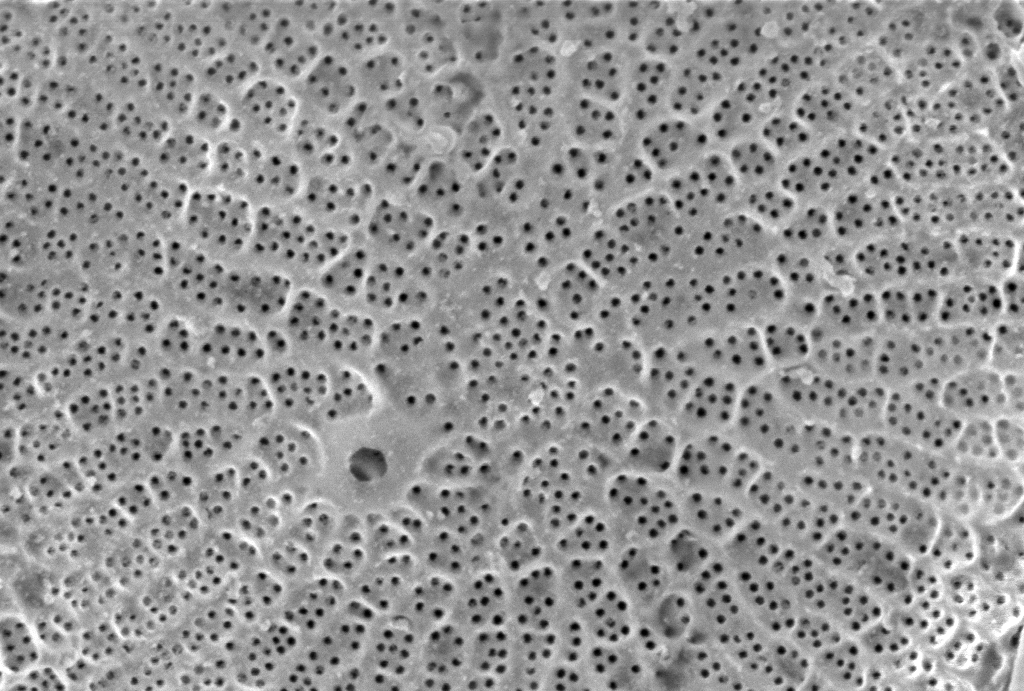
#> input picture work/CNMS/cropped_Wild015.tif, 1024 x 691 px
$ jupyter execute 'Wild015-adaptive w quantize.ipynb'
#> lines starting #> are read from the running program, lines starting #| are printed output that depends on the picture; after the words box and inside, x2 and y2 are one past the last pixel; in counts of white or black regions, pixels touching at a corner belong together
[cell 1]
#ADAPTIVE SKELETON WITH 3 COLORS SEEMS TO WORK BEST

import matplotlib.pyplot as plt
import cv2
img = cv2.imread('cropped_Wild015.tif')
#> img is the input picture: shape (691, 1024, 3); min 0, max 255, mean 148
blur = cv2.blur(img,(15,15))
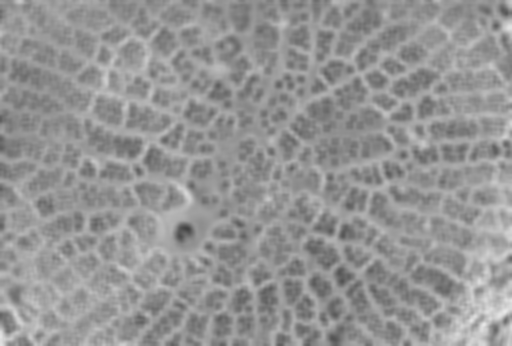
#> blur: shape (691, 1024, 3) (shown at 1/2 size); min 65, max 232, mean 147.9
from matplotlib.colors import LinearSegmentedColormap
cdict2 = {'red':   ((0.0, 0.0, 0.0),
                   (0.1, 1.0, 1.0),
                   (1.0, 1.0, 1.0)),

         'green': ((0.0, 0.0, 0.0),
                   (1.0, 0.0, 0.0)),

        'blue':  ((0.0, 0.0, 0.0),
                   (1.0, 0.0, 0.0))
        }
red2 = LinearSegmentedColormap('Red2', cdict2)
from skimage.filters import threshold_otsu
thotsu=threshold_otsu(blur)
#> thotsu = 147
otsublur = blur[:,:,0]> thotsu
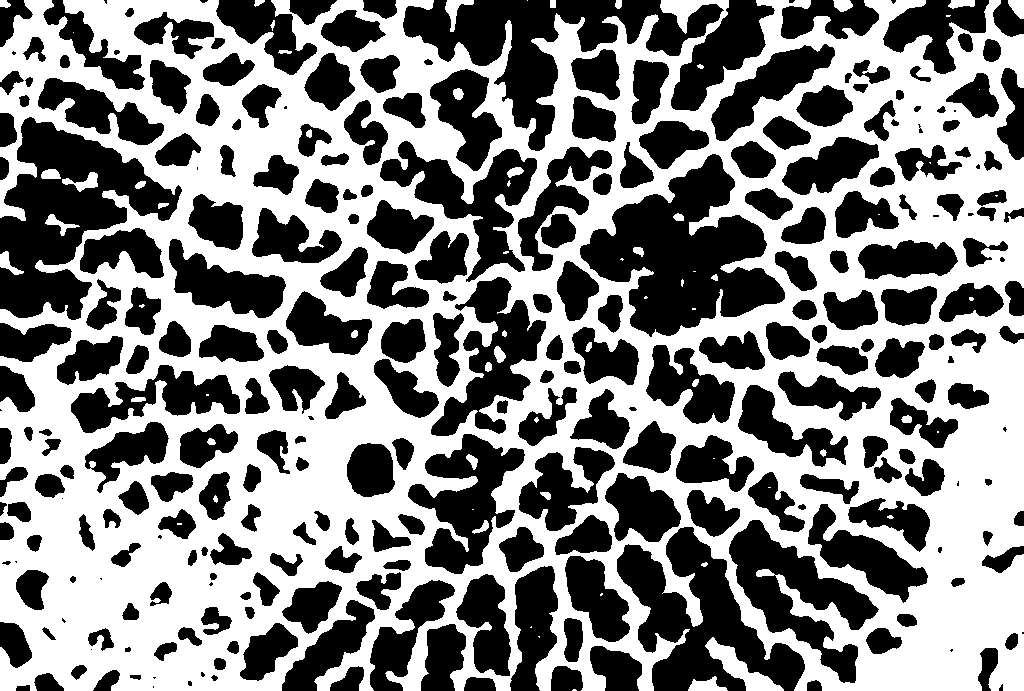
#> otsublur: shape (691, 1024) bool; 51.4% white; 285 black regions (29 under 20 px), largest, box (x1, y1, x2, y2) and area: (580, 154, 785, 337) 19147, (0, 117, 182, 320) 17369, (403, 0, 724, 151) 15653

from skimage.morphology import skeletonize
otsuskeleton = skeletonize(otsublur)
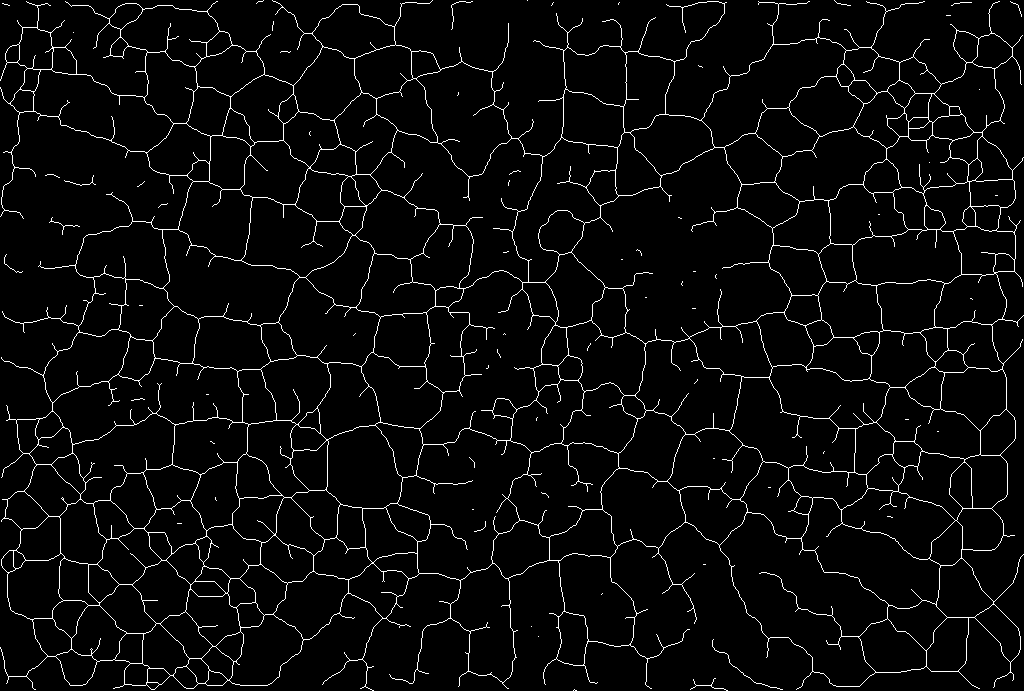
#> otsuskeleton: shape (691, 1024) bool; 4% white in thin lines or dots
imgplot = plt.imshow(img, alpha=0.9)
ax = plt.subplot()
ax.imshow(otsuskeleton, cmap=red2, interpolation='sinc', alpha=.3)

[cell 2]
from PIL import Image
im=Image.open('cropped_Wild015.tif')

[cell 3]
import numpy as np
import cv2 as cv
from matplotlib import pyplot as plt
img = cv.imread('cropped_Wild015.tif',0)
#> img: shape (691, 1024)
plt.hist(img.ravel(),256,[0,256])
plt.show()
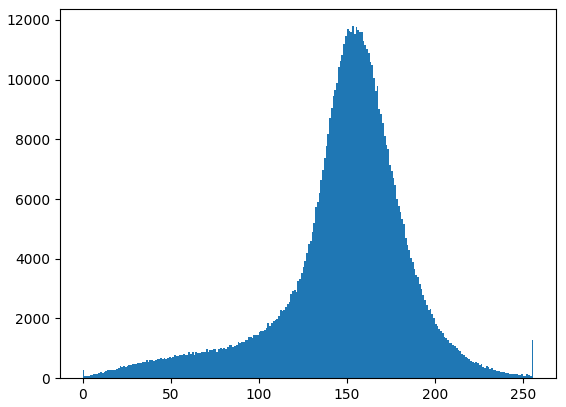
#> figure drawn by matplotlib, 1 panel; tallest bar 11792 high, from x = 153 to 154

np.mean(img)
#> Out = 148

[cell 4]
im.quantize(3,0)

[cell 5]
image=im.quantize(3,0)
image.save('simple_Wild015.tif')
print(image)
#| <PIL.Image.Image image mode=P size=1024x691 at 0x7FA9C1153650>
newimg = cv2.imread('simple_Wild015.tif')
plt.hist(newimg.ravel(),256,[0,255]); plt.show()
#> after `plt.hist(newimg.ravel(), 256, [0, 255])`:
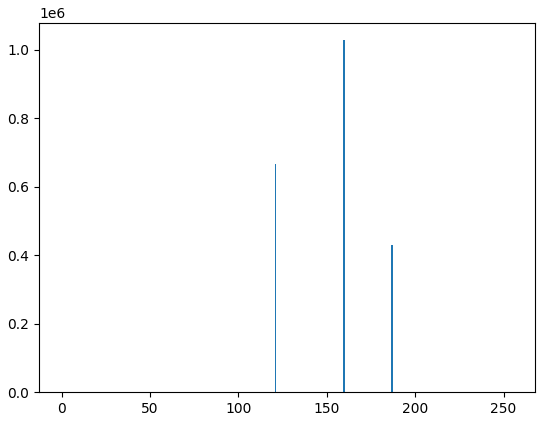
#> figure drawn by matplotlib, 1 panel; tallest bar 1027263 high, from x = 159.4 to 160.4
print(newimg)
#> (printed output is left out)
newnewimg=newimg[:,:,0]

[cell 6]
newimg[np.where(newimg == [183])] = [255]
newimg[np.where(newimg == [120])] = [0]
plt.imshow(newimg, cmap='gray')

[cell 7]
ablur = cv2.blur(newnewimg,(22, 22))
a_mthres = cv2.adaptiveThreshold(ablur,1,cv2.ADAPTIVE_THRESH_MEAN_C,\
            cv2.THRESH_BINARY,51,4)
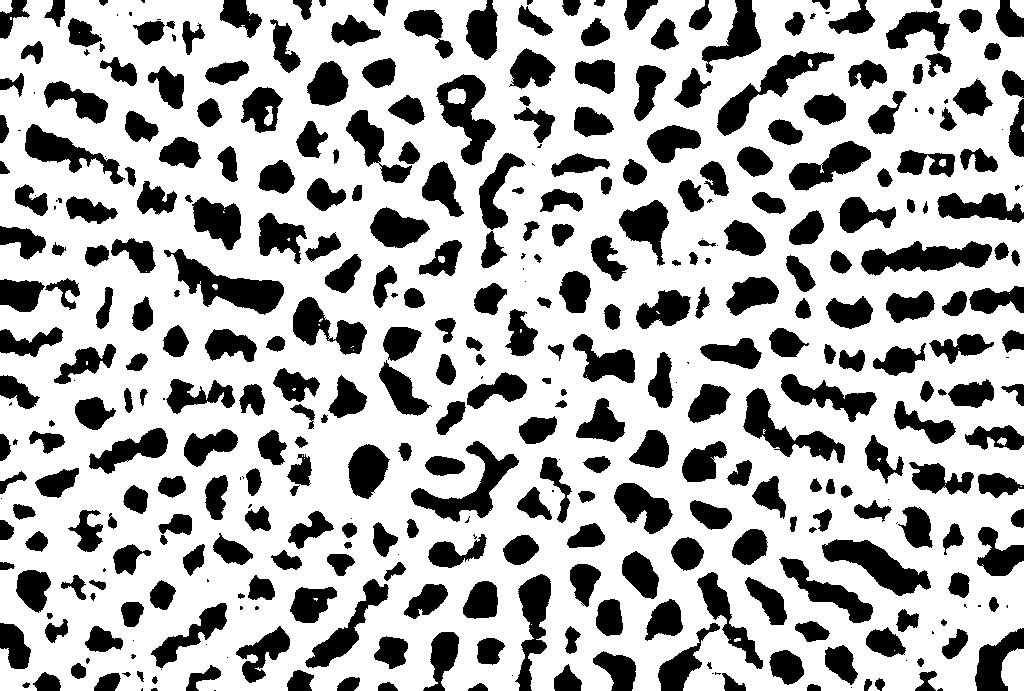
#> a_mthres: shape (691, 1024); values 0 (black) and 1 (white), 69.8% white; 404 black regions (68 under 20 px), largest, box (x1, y1, x2, y2) and area: (164, 249, 284, 315) 3031, (861, 241, 992, 276) 2717, (822, 539, 931, 596) 2670

[cell 8]
#ADAPTIVE SKELETON
from skimage.morphology import skeletonize
adaptiveskeleton = skeletonize(a_mthres)
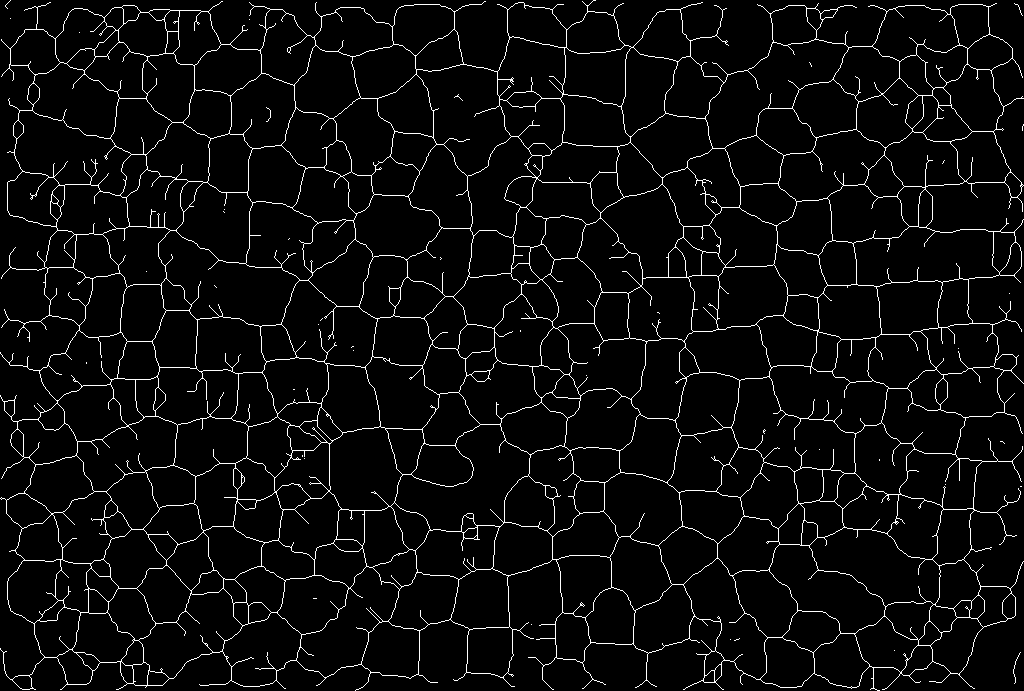
#> adaptiveskeleton: shape (691, 1024) bool; 4.5% white in thin lines or dots
ax = plt.subplot()
ax.imshow(adaptiveskeleton, cmap=red2, interpolation='sinc')

[cell 9]
from skimage.morphology import remove_small_objects
cleanskel=remove_small_objects(adaptiveskeleton, min_size=50, connectivity=3)
#> cleanskel: shape (691, 1024) bool; 4.5% white in thin lines or dots
plot = plt.subplot()
plot.imshow(cleanskel, interpolation='sinc')

[cell 10]
import matplotlib.image as mpimg
img2=mpimg.imread('cropped_Wild015.tif')
imgplot2 = plt.imshow(img2, alpha= .9)

ax2 = plt.subplot()
ax2.imshow(cleanskel, cmap=red2, interpolation='sinc', alpha=0.3)
plt.show()

$ run again, with work/CNMS/cropped_Wild004.tif copied over work/CNMS/cropped_Wild015.tif
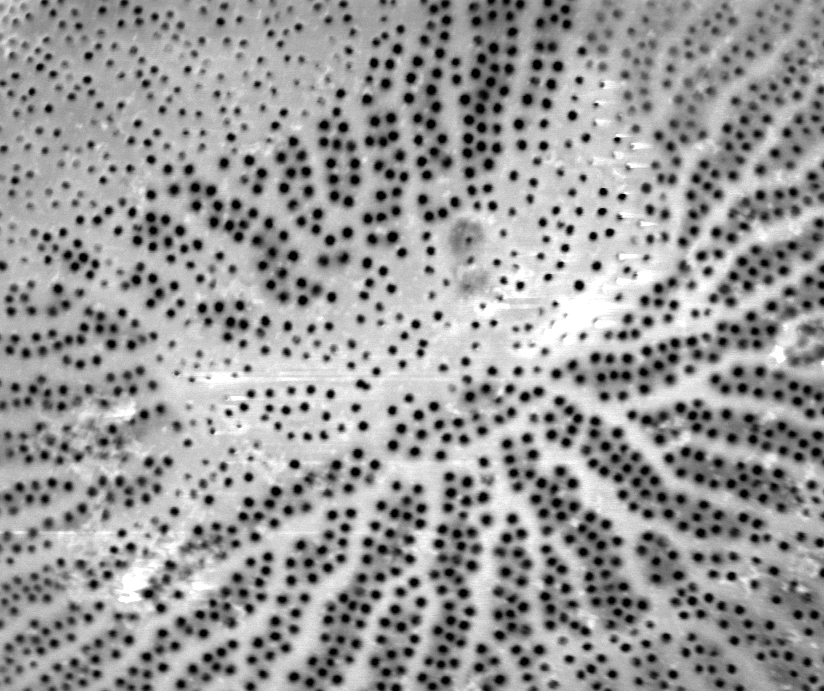
#> input picture work/CNMS/cropped_Wild004.tif, 824 x 691 px
#> img is the input picture: shape (691, 824, 3); min 0, max 255, mean 153.9
#> thotsu = 153
#> `otsublur = blur[:,:,0]> thotsu`:
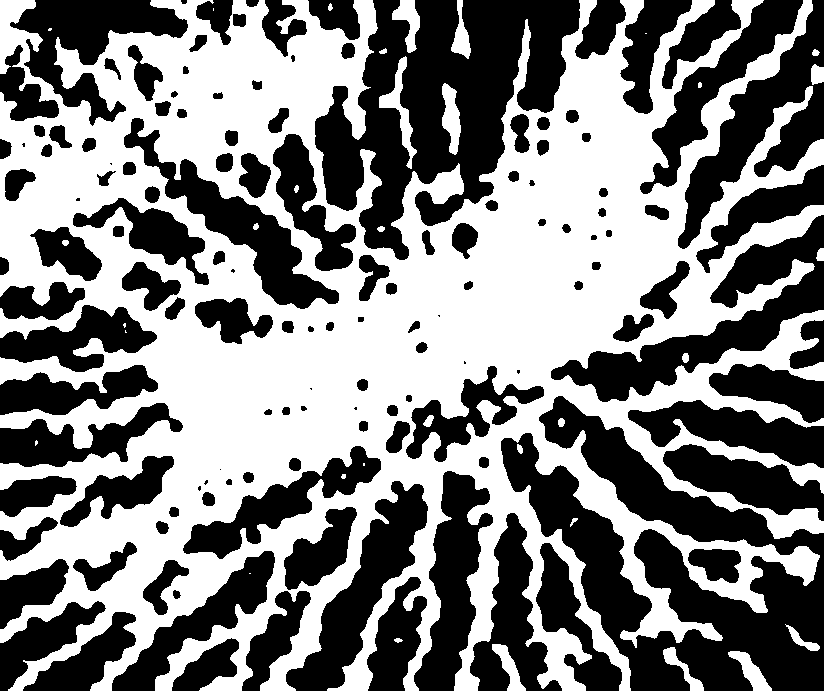
#> otsublur: shape (691, 824) bool; 51% white; 137 black regions (12 under 20 px), largest, box (x1, y1, x2, y2) and area: (501, 396, 824, 691) 39754, (315, 0, 580, 260) 34688, (551, 215, 824, 402) 13486
#> otsuskeleton: shape (691, 824) bool; 3.2% white in thin lines or dots
#> img: shape (691, 824)
#> `np.mean(img)`: Out = 153.9
#| <PIL.Image.Image image mode=P size=824x691 at 0x7FA9C12E2DD0>
#> (printed output is left out)
#> a_mthres: shape (691, 824); values 0 (black) and 1 (white), 60.4% white; 180 black regions (26 under 20 px), largest, box (x1, y1, x2, y2) and area: (501, 439, 648, 634) 7515, (550, 272, 824, 397) 7514, (540, 399, 770, 546) 7445
#> `adaptiveskeleton = skeletonize(a_mthres)`:
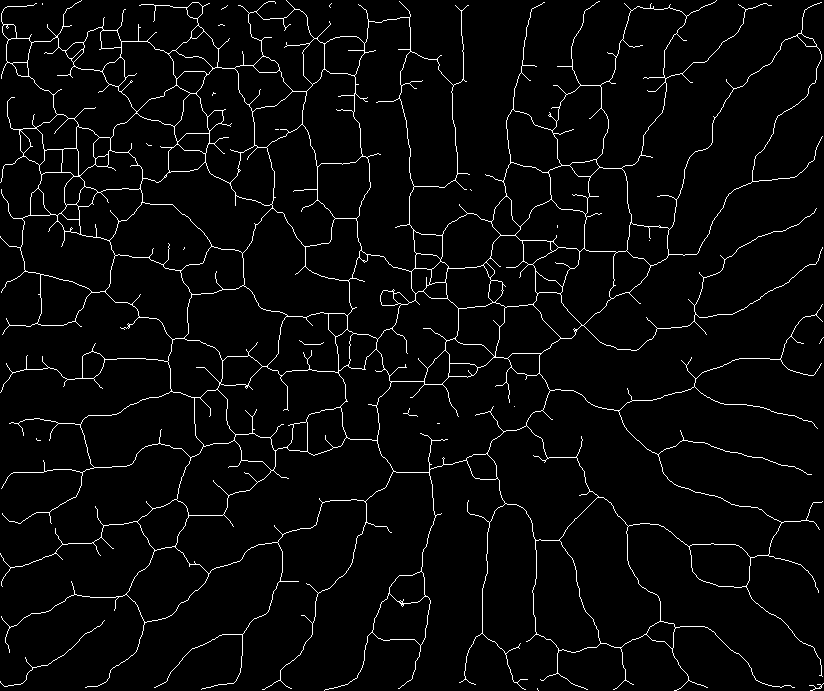
#> adaptiveskeleton: shape (691, 824) bool; 3.5% white in thin lines or dots
#> cleanskel: shape (691, 824) bool; 3.4% white in thin lines or dots

$ run again, with work/CNMS/cropped_Wild006.tif copied over work/CNMS/cropped_Wild015.tif
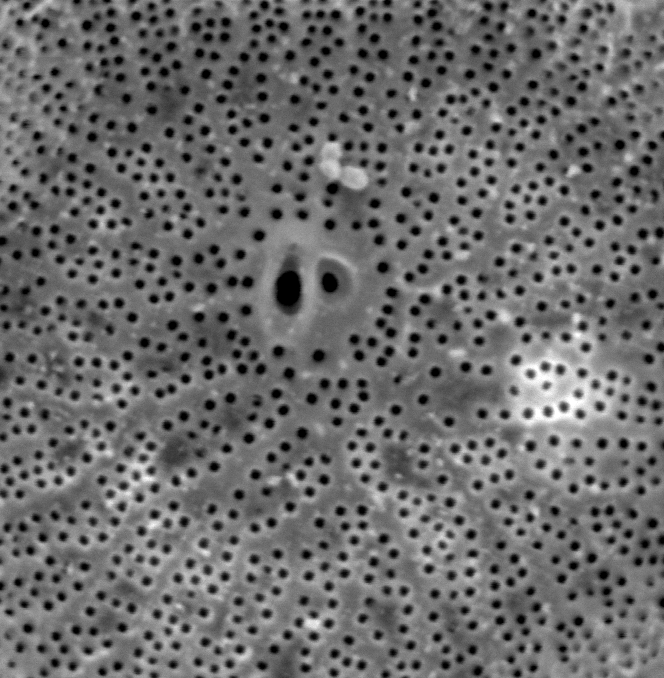
#> input picture work/CNMS/cropped_Wild006.tif, 664 x 678 px
#> img is the input picture: shape (678, 664, 3); min 0, max 255, mean 107.4
#> thotsu = 108
#> `otsublur = blur[:,:,0]> thotsu`:
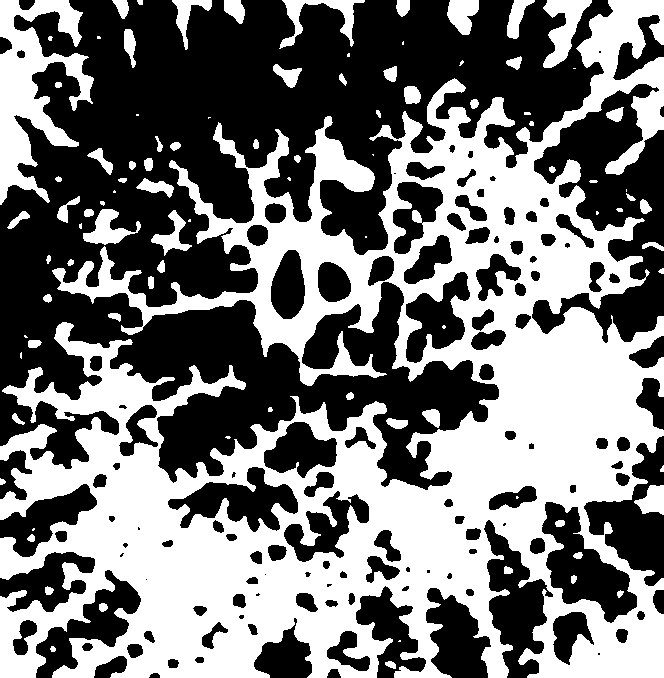
#> otsublur: shape (678, 664) bool; 46.6% white; 94 white regions (24 under 20 px), largest, box (x1, y1, x2, y2) and area: (0, 0, 664, 678) 188234, (0, 0, 94, 205) 8846, (543, 0, 592, 68) 1560
#> otsuskeleton: shape (678, 664) bool; 3.5% white in thin lines or dots
#> img: shape (678, 664)
#> `np.mean(img)`: Out = 107.4
#| <PIL.Image.Image image mode=P size=664x678 at 0x7FA9C35EB350>
#> (printed output is left out)
#> a_mthres: shape (678, 664); values 0 (black) and 1 (white), 58.9% white; 187 black regions (83 under 20 px), largest, box (x1, y1, x2, y2) and area: (0, 244, 336, 568) 26635, (0, 30, 389, 367) 21705, (497, 471, 664, 678) 11762
#> adaptiveskeleton: shape (678, 664) bool; 4.1% white in thin lines or dots
#> `cleanskel=remove_small_objects(adaptiveskeleton, min_size=50, connecti..`:
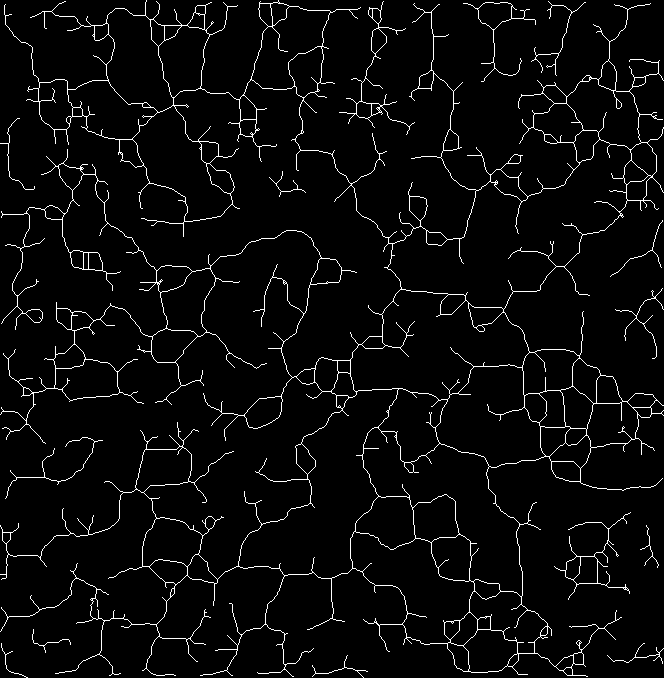
#> cleanskel: shape (678, 664) bool; 4% white in thin lines or dots
